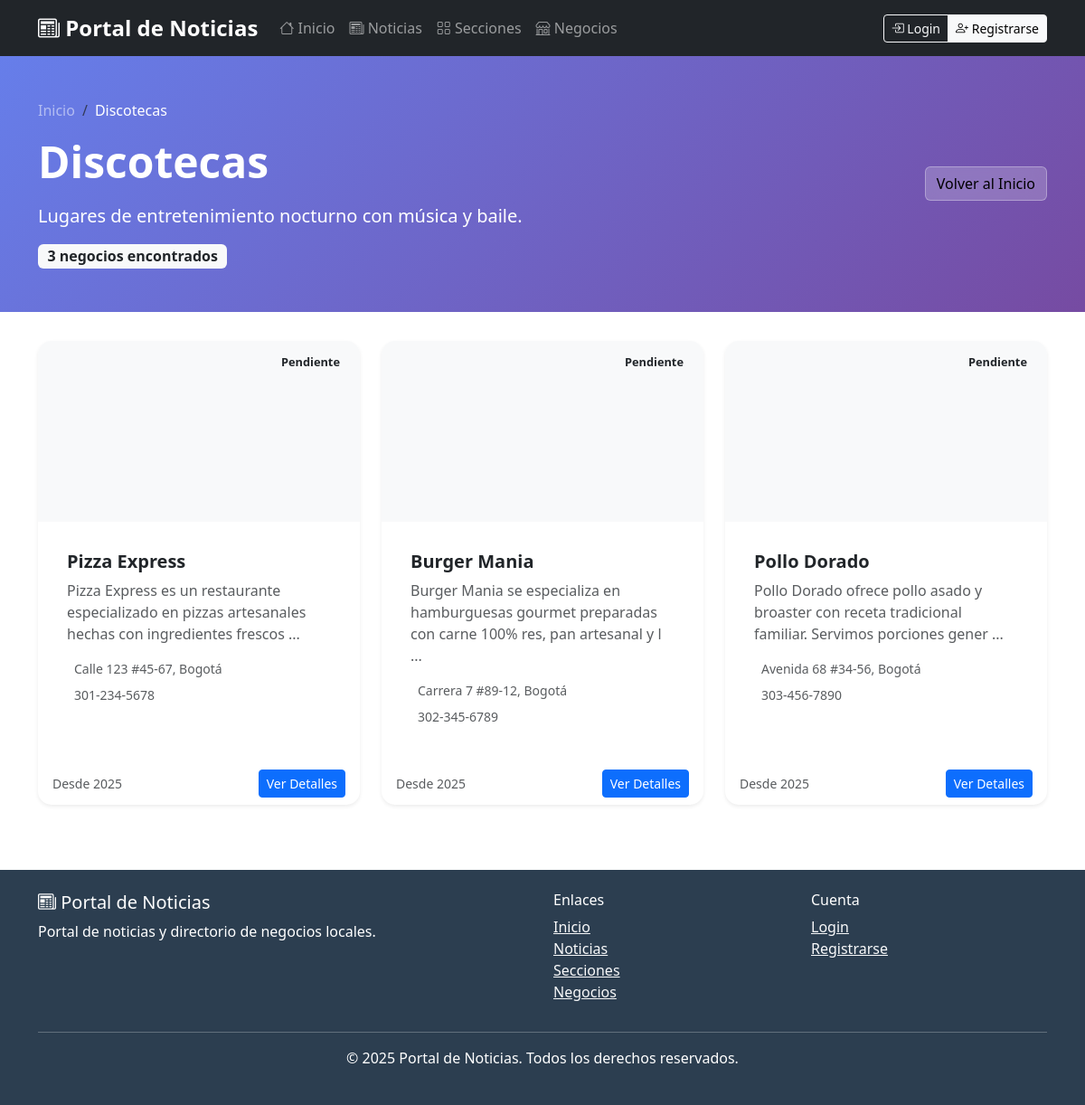
Screenshot of /index.php?controller=section&action=show&slug=discotecas with the database file from the repository.
### tables this page shows
CREATE TABLE `sections` (
  `id` int(10) UNSIGNED NOT NULL,
  `slug` varchar(120) NOT NULL,
  `title` varchar(150) NOT NULL,
  `description` text DEFAULT NULL,
  `sort_order` int(11) NOT NULL DEFAULT 0,
  `created_at` timestamp NOT NULL DEFAULT current_timestamp()
);

CREATE TABLE `businesses` (
  `id` int(10) UNSIGNED NOT NULL,
  `section_id` int(10) UNSIGNED NOT NULL,
  `name` varchar(200) NOT NULL,
  `slug` varchar(230) NOT NULL,
  `short_description` varchar(255) DEFAULT NULL,
  `description` text DEFAULT NULL,
  `advertisement_text` text DEFAULT NULL,
  `mission` text DEFAULT NULL,
  `vision` text DEFAULT NULL,
  `logo_path` varchar(255) DEFAULT NULL,
  `website` varchar(255) DEFAULT NULL,
  `phone` varchar(60) DEFAULT NULL,
  `address` varchar(255) DEFAULT NULL,
  `is_published` tinyint(1) NOT NULL DEFAULT 1,
  `status` tinyint(1) NOT NULL DEFAULT 1 COMMENT '1=Activo, 2=Inactivo',
  `created_by` int(10) UNSIGNED DEFAULT NULL,
  `created_at` timestamp NOT NULL DEFAULT current_timestamp(),
  `updated_at` timestamp NULL DEFAULT NULL ON UPDATE current_timestamp(),
  `is_open` tinyint(1) NOT NULL DEFAULT 1 COMMENT 'Si el negocio está abierto (1) o cerrado (0)',
  `closed_reason` varchar(255) DEFAULT NULL COMMENT 'Razón por la cual está cerrado si is_open = 0',
  `business_hours` longtext DEFAULT NULL COMMENT 'Horarios de atención del negocio en formato JSON' CHECK (json_valid(`business_hours`))
);

### models/Section.php (called while the page is built, shortened)
<?php
class Section {
    private $db;
    public function __construct($database) {
        $this->db = $database;
    }
    public function findBySlug($slug) {
        return $this->db->fetch("SELECT * FROM sections WHERE slug = ?", [$slug]);
    }
}
?>

### config/MeekroDB.php (called while the page is built, shortened)
<?php
class MeekroDB {
    public static $host = 'localhost';
    public static $port = 3306;
    public static $dbName = '';
    public static $user = '';
    public static $password = '';
    public static $encoding = 'utf8mb4';
    protected static $instance;
    protected static $mysqliInstance;
    public static function get() {
        if (!self::$instance) {
            self::$instance = new self();
        }
        return self::$instance;
    }
    public function __construct() {
        if (!self::$mysqliInstance) {
            self::$mysqliInstance = new mysqli(
                self::$host,
                self::$user,
                self::$password,
                self::$dbName,
                self::$port
            );
            self::$mysqliInstance->set_charset(self::$encoding);
        }
    }
    public static function query($query, ...$params) {
        $stmt = self::$mysqliInstance->prepare($query);
        if (!empty($params)) {
            $types = '';
            $values = [];
            foreach ($params as $param) {
                if (is_int($param)) {
                    $types .= 'i';
                } elseif (is_float($param)) {
                    $types .= 'd';
                } else {
                    $types .= 's';
                }
                $values[] = $param;
            }
            $stmt->bind_param($types, ...$values);
        }
        $stmt->execute();
        return $stmt;
    }
    public static function queryFirstRow($query, ...$params) {
        $stmt = self::query($query, ...$params);
        $result = $stmt->get_result();
        if ($result) {
            return $result->fetch_assoc();
        }
        return null;
    }
    public static function queryAllRows($query, ...$params) {
        $stmt = self::query($query, ...$params);
        $result = $stmt->get_result();
        if ($result) {
            return $result->fetch_all(MYSQLI_ASSOC);
        }
        return [];
    }
}
?>

### config/Database.php (called while the page is built, shortened)
<?php
require_once __DIR__ . '/MeekroDB.php';
class Database {
    public function fetch($sql, $params = []) {
        try {
            if (empty($params)) {
                return MeekroDB::queryFirstRow($sql);
            } else {
                return MeekroDB::queryFirstRow($sql, ...$params);
            }
        } catch (Exception $e) {
            throw new Exception('Error en consulta: ' . $e->getMessage());
        }
    }
    public function fetchAll($sql, $params = []) {
        try {
            if (empty($params)) {
                return MeekroDB::queryAllRows($sql);
            } else {
                return MeekroDB::queryAllRows($sql, ...$params);
            }
        } catch (Exception $e) {
            throw new Exception('Error en consulta: ' . $e->getMessage());
        }
    }
}
?>

### models/Business.php (called while the page is built, shortened)
<?php
class Business {
    private $db;
    public function __construct($database) {
        $this->db = $database;
    }
    public function getPublished($limit = null, $offset = 0, $sectionId = null) {
        $sql = "SELECT b.*, s.title as section_title
                FROM businesses b
                LEFT JOIN sections s ON b.section_id = s.id
                WHERE b.is_published = 1";
        $params = [];
        if ($sectionId) {
            $sql .= " AND b.section_id = ?";
            $params[] = $sectionId;
        }
        $sql .= " ORDER BY b.created_at DESC";
        if ($limit) {
            $sql .= " LIMIT ? OFFSET ?";
            $params[] = $limit;
            $params[] = $offset;
        }
        return $this->db->fetchAll($sql, $params);
    }
}
?>

### views/sections/show.php (the view, shortened to what this page needs)
<div class="section-header">
    <div class="container">
        <div class="row align-items-center">
            <div class="col-md-8">
                <nav aria-label="breadcrumb" class="mb-3">
                    <ol class="breadcrumb text-white-50">
                        <li class="breadcrumb-item">
                            <a href="<?= BASE_URL ?>" class="text-white-50 text-decoration-none">
                                <i class="fas fa-home"></i> Inicio
                            </a>
                        </li>
                        <li class="breadcrumb-item text-white" aria-current="page">
                            <?php echo htmlspecialchars($section['title']); ?>
                        </li>
                    </ol>
                </nav>
                <h1 class="display-5 fw-bold mb-3">
                    <?php echo htmlspecialchars($section['title']); ?>
                </h1>
                <?php if (!empty($section['description'])): ?>
                <p class="lead mb-0 opacity-90">
                    <?php echo htmlspecialchars($section['description']); ?>
                </p>
                <?php endif; ?>
                <div class="mt-3">
                    <span class="badge bg-light text-dark fs-6">
                        <?php echo count($businesses); ?> negocios encontrados
                    </span>
                </div>
            </div>
            <div class="col-md-4 text-end">
                <a href="<?= BASE_URL ?>" class="btn btn-light back-btn">
                    <i class="fas fa-arrow-left"></i> Volver al Inicio
                </a>
            </div>
        </div>
    </div>
</div>
<div class="container">
    <?php if (!empty($businesses)): ?>
    <div class="row">
        <?php foreach ($businesses as $business): ?>
        <div class="col-lg-4 col-md-6 mb-4">
            <div class="card business-card shadow-sm">
                <div class="position-relative">
                    <?php if (!empty($business['logo'])): ?>
                    <img src="<?php echo htmlspecialchars($business['logo']); ?>"
                         class="business-image"
                         alt="<?php echo htmlspecialchars($business['name']); ?>">
                    <?php else: ?>
                    <div class="business-image d-flex align-items-center justify-content-center bg-light">
                    </div>
                    <?php endif; ?>
                    <span class="business-status status-<?php echo $business['status']; ?>">
                        <?php if ($business['status'] === 'approved'): ?>
                            <i class="fas fa-check"></i> Verificado
                        <?php else: ?>
                            <i class="fas fa-clock"></i> Pendiente
                        <?php endif; ?>
                    </span>
                </div>
                <div class="card-body">
                    <h5 class="card-title fw-bold">
                        <?php echo htmlspecialchars($business['name']); ?>
                    </h5>
                    <p class="card-text text-muted">
                        <?php echo htmlspecialchars(substr($business['description'], 0, 100)); ?>
                        <?php if (strlen($business['description']) > 100): ?>...<?php endif; ?>
                    </p>
                    <div class="d-flex align-items-center text-muted mb-2">
                        <small><?php echo htmlspecialchars($business['address']); ?></small>
                    </div>
                    <?php if (!empty($business['phone'])): ?>
                    <div class="d-flex align-items-center text-muted mb-2">
                        <small><?php echo htmlspecialchars($business['phone']); ?></small>
                    </div>
                    <?php endif; ?>
                </div>
                <div class="card-footer bg-transparent border-0">
                    <div class="d-flex justify-content-between align-items-center">
                        <small class="text-muted">
                            Desde <?php echo date('Y', strtotime($business['created_at'])); ?>
                        </small>
                        <a href="index.php?controller=business&action=show&id=<?php echo $business['id']; ?>"
                           class="btn btn-primary btn-sm">
                            <i class="fas fa-eye"></i> Ver Detalles
                        </a>
                    </div>
                </div>
            </div>
        </div>
        <?php endforeach; ?>
    </div>
    <?php endif; ?>
</div>

### views/layout/main.php (style rules this page uses)
.business-card { transition: all 0.4s cubic-bezier(0.4, 0, 0.2, 1); border: none; border-radius: 20px; box-shadow: 0 8px 30px rgba(30, 60, 114, 0.12); background: white; border: 1px solid #e2e8f0; overflow: hidden; position: relative; }
.business-card::before { content: ''; position: absolute; top: 0; left: 0; width: 4px; height: 100%; background: linear-gradient(to bottom, #1e3c72, #2a5298); transform: scaleY(0); transition: transform 0.3s ease; }
.business-card .card-body { padding: 2rem; }

### views/sections/show.php (style rules this page uses)
.section-header { background: linear-gradient(135deg, #667eea 0%, #764ba2 100%); color: white; padding: 3rem 0; margin-bottom: 2rem; }
.business-card { transition: transform 0.3s ease, box-shadow 0.3s ease; height: 100%; border: none; border-radius: 15px; overflow: hidden; }
.business-image { height: 200px; object-fit: cover; width: 100%; }
.business-status { position: absolute; top: 10px; right: 10px; padding: 0.25rem 0.75rem; border-radius: 15px; font-size: 0.8rem; font-weight: 600; }
.back-btn { background: rgba(255,255,255,0.2); border: 1px solid rgba(255,255,255,0.3); backdrop-filter: blur(10px); }

### rows the page displays
sections: title "Discotecas", description "Lugares de entretenimiento nocturno con música y baile."
businesses: status "Pendiente", name "Pizza Express", description "Pizza Express es un restaurante especializado en pizzas artesanales hechas con ingredientes frescos", address "Calle 123 #45-67, Bogotá", phone "301-234-5678", created_at "2025"
businesses: status "Pendiente", name "Burger Mania", description "Burger Mania se especializa en hamburguesas gourmet preparadas con carne 100% res, pan artesanal y l", address "Carrera 7 #89-12, Bogotá", phone "302-345-6789", created_at "2025"
businesses: status "Pendiente", name "Pollo Dorado", description "Pollo Dorado ofrece pollo asado y broaster con receta tradicional familiar. Servimos porciones gener", address "Avenida 68 #34-56, Bogotá", phone "303-456-7890", created_at "2025"

### other values shown
SITE_NAME "Portal de Noticias"
count($businesses) "3"
